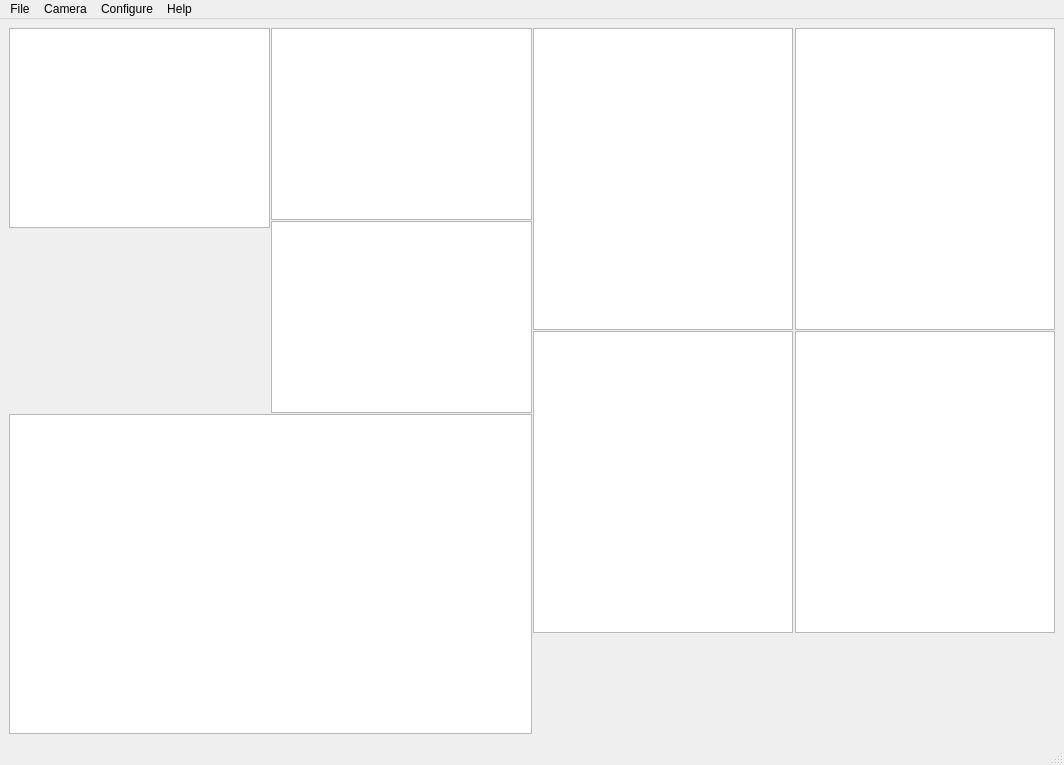
<?xml version="1.0" encoding="UTF-8"?>
<ui version="4.0">
 <class>MainWindow</class>
 <widget class="QMainWindow" name="MainWindow">
  <property name="geometry">
   <rect>
    <x>0</x>
    <y>0</y>
    <width>1064</width>
    <height>765</height>
   </rect>
  </property>
  <property name="windowTitle">
   <string>MainWindow</string>
  </property>
  <property name="unifiedTitleAndToolBarOnMac">
   <bool>true</bool>
  </property>
  <widget class="QWidget" name="centralwidget">
   <layout class="QHBoxLayout" name="horizontalLayout_5">
    <property name="spacing">
     <number>1</number>
    </property>
    <item>
     <layout class="QVBoxLayout" name="verticalLayout_4">
      <property name="spacing">
       <number>1</number>
      </property>
      <item>
       <layout class="QHBoxLayout" name="horizontalLayout_4">
        <property name="spacing">
         <number>1</number>
        </property>
        <item>
         <layout class="QVBoxLayout" name="verticalLayout_3">
          <item>
           <widget class="CameraPlotWidget" name="cameraPlot">
            <property name="minimumSize">
             <size>
              <width>250</width>
              <height>200</height>
             </size>
            </property>
           </widget>
          </item>
          <item>
           <spacer name="verticalSpacer">
            <property name="orientation">
             <enum>Qt::Vertical</enum>
            </property>
            <property name="sizeHint" stdset="0">
             <size>
              <width>20</width>
              <height>40</height>
             </size>
            </property>
           </spacer>
          </item>
         </layout>
        </item>
        <item>
         <layout class="QVBoxLayout" name="verticalLayout_2">
          <property name="spacing">
           <number>1</number>
          </property>
          <item>
           <widget class="Centroid1dPlotWidget" name="centroidXPlot">
            <property name="minimumSize">
             <size>
              <width>200</width>
              <height>150</height>
             </size>
            </property>
           </widget>
          </item>
          <item>
           <widget class="Centroid1dPlotWidget" name="centroidYPlot">
            <property name="minimumSize">
             <size>
              <width>200</width>
              <height>150</height>
             </size>
            </property>
           </widget>
          </item>
         </layout>
        </item>
       </layout>
      </item>
      <item>
       <widget class="CentroidScatterPlotWidget" name="scatterPlot">
        <property name="minimumSize">
         <size>
          <width>400</width>
          <height>300</height>
         </size>
        </property>
       </widget>
      </item>
     </layout>
    </item>
    <item>
     <layout class="QVBoxLayout" name="verticalLayout">
      <property name="spacing">
       <number>1</number>
      </property>
      <item>
       <layout class="QHBoxLayout" name="horizontalLayout_2">
        <property name="spacing">
         <number>2</number>
        </property>
        <item>
         <widget class="Psd1dPlotWidget" name="psd1dXPlot">
          <property name="minimumSize">
           <size>
            <width>250</width>
            <height>150</height>
           </size>
          </property>
         </widget>
        </item>
        <item>
         <widget class="Psd1dPlotWidget" name="psd1dYPlot">
          <property name="minimumSize">
           <size>
            <width>250</width>
            <height>150</height>
           </size>
          </property>
         </widget>
        </item>
       </layout>
      </item>
      <item>
       <layout class="QHBoxLayout" name="horizontalLayout">
        <property name="spacing">
         <number>2</number>
        </property>
        <item>
         <widget class="PsdWaterfallPlotWidget" name="psdWaterfallXPlot">
          <property name="minimumSize">
           <size>
            <width>250</width>
            <height>250</height>
           </size>
          </property>
         </widget>
        </item>
        <item>
         <widget class="PsdWaterfallPlotWidget" name="psdWaterfallYPlot">
          <property name="minimumSize">
           <size>
            <width>250</width>
            <height>250</height>
           </size>
          </property>
         </widget>
        </item>
       </layout>
      </item>
      <item>
       <layout class="QHBoxLayout" name="horizontalLayout_3">
        <property name="spacing">
         <number>2</number>
        </property>
        <item>
         <widget class="CameraControlWidget" name="cameraControl" native="true">
          <property name="minimumSize">
           <size>
            <width>0</width>
            <height>0</height>
           </size>
          </property>
          <property name="styleSheet">
           <string notr="true"/>
          </property>
         </widget>
        </item>
        <item>
         <widget class="CameraDataWidget" name="cameraData" native="true">
          <property name="minimumSize">
           <size>
            <width>100</width>
            <height>100</height>
           </size>
          </property>
          <property name="styleSheet">
           <string notr="true"/>
          </property>
         </widget>
        </item>
       </layout>
      </item>
     </layout>
    </item>
   </layout>
  </widget>
  <widget class="QMenuBar" name="menubar">
   <property name="geometry">
    <rect>
     <x>0</x>
     <y>0</y>
     <width>1064</width>
     <height>22</height>
    </rect>
   </property>
   <widget class="QMenu" name="menuFile">
    <property name="title">
     <string>File</string>
    </property>
    <addaction name="actionExit"/>
   </widget>
   <widget class="QMenu" name="menuHelp">
    <property name="title">
     <string>Help</string>
    </property>
    <addaction name="actionAbout"/>
   </widget>
   <widget class="QMenu" name="menuCamera">
    <property name="title">
     <string>Camera</string>
    </property>
   </widget>
   <widget class="QMenu" name="menuConfigure">
    <property name="title">
     <string>Configure</string>
    </property>
    <addaction name="actionCameraConfig"/>
    <addaction name="actionPlotsConfig"/>
    <addaction name="actionGeneralConfig"/>
   </widget>
   <addaction name="menuFile"/>
   <addaction name="menuCamera"/>
   <addaction name="menuConfigure"/>
   <addaction name="menuHelp"/>
  </widget>
  <widget class="QStatusBar" name="statusbar"/>
  <action name="actionExit">
   <property name="text">
    <string>Exit</string>
   </property>
   <property name="toolTip">
    <string>Exit the Program</string>
   </property>
  </action>
  <action name="actionAbout">
   <property name="text">
    <string>About</string>
   </property>
  </action>
  <action name="actionDummy">
   <property name="text">
    <string>Dummy</string>
   </property>
  </action>
  <action name="actionCameraConfig">
   <property name="text">
    <string>Camera</string>
   </property>
  </action>
  <action name="actionPlotsConfig">
   <property name="text">
    <string>Plots</string>
   </property>
  </action>
  <action name="actionGeneralConfig">
   <property name="text">
    <string>General</string>
   </property>
  </action>
 </widget>
 <customwidgets>
  <customwidget>
   <class>CameraControlWidget</class>
   <extends>QWidget</extends>
   <header>spot_motion_monitor.views.camera_control_widget</header>
   <container>1</container>
  </customwidget>
  <customwidget>
   <class>CameraPlotWidget</class>
   <extends>QGraphicsView</extends>
   <header>spot_motion_monitor.views.camera_plot_widget</header>
  </customwidget>
  <customwidget>
   <class>CameraDataWidget</class>
   <extends>QWidget</extends>
   <header>spot_motion_monitor.views.camera_data_widget</header>
   <container>1</container>
  </customwidget>
  <customwidget>
   <class>Centroid1dPlotWidget</class>
   <extends>QGraphicsView</extends>
   <header>spot_motion_monitor.views.centroid_1d_plot_widget</header>
  </customwidget>
  <customwidget>
   <class>CentroidScatterPlotWidget</class>
   <extends>QGraphicsView</extends>
   <header>spot_motion_monitor.views.centroid_scatter_plot_widget</header>
  </customwidget>
  <customwidget>
   <class>PsdWaterfallPlotWidget</class>
   <extends>QGraphicsView</extends>
   <header>spot_motion_monitor.views.psd_waterfall_plot_widget</header>
  </customwidget>
  <customwidget>
   <class>Psd1dPlotWidget</class>
   <extends>QGraphicsView</extends>
   <header>spot_motion_monitor.views.psd_1d_plot_widget</header>
  </customwidget>
 </customwidgets>
 <resources/>
 <connections/>
</ui>
